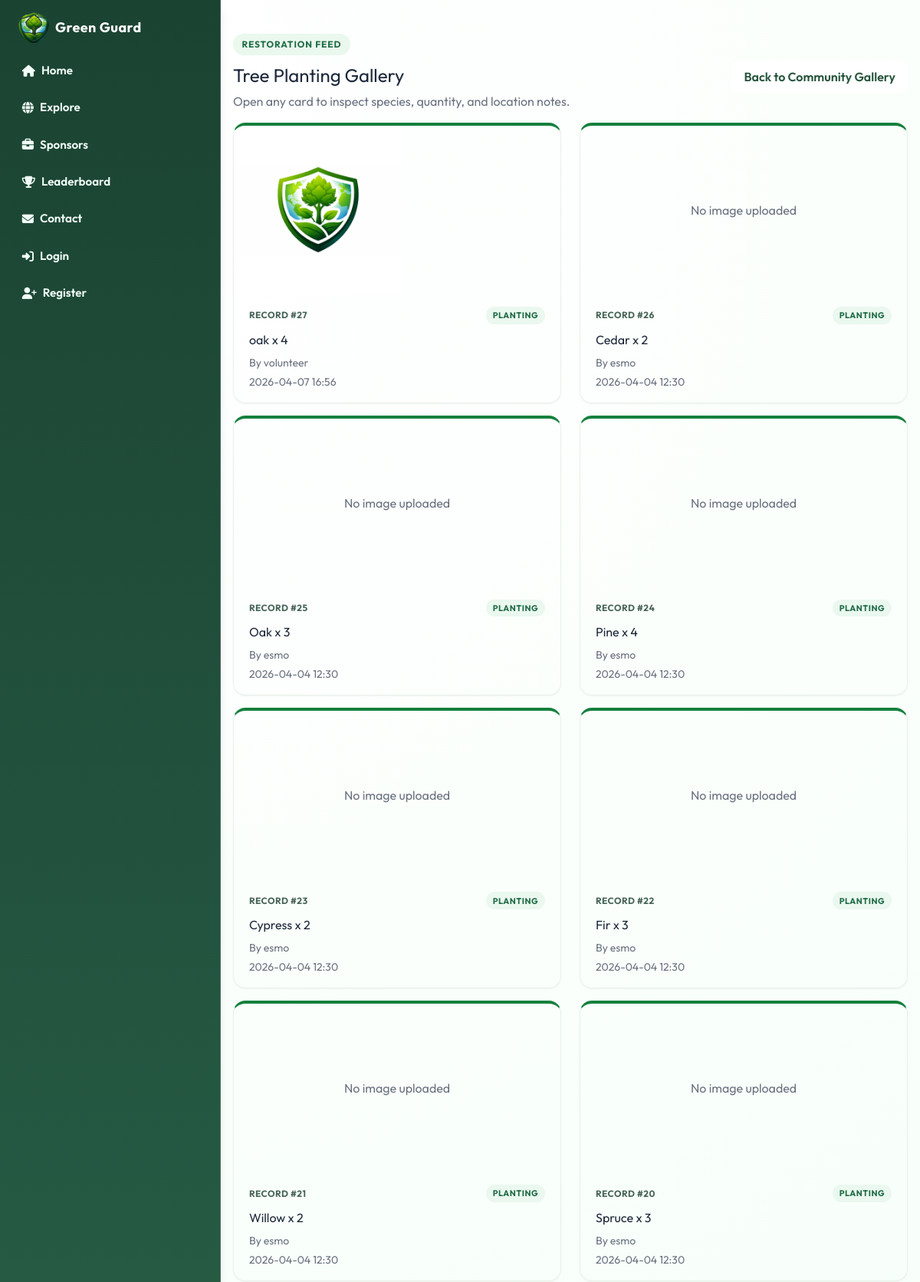
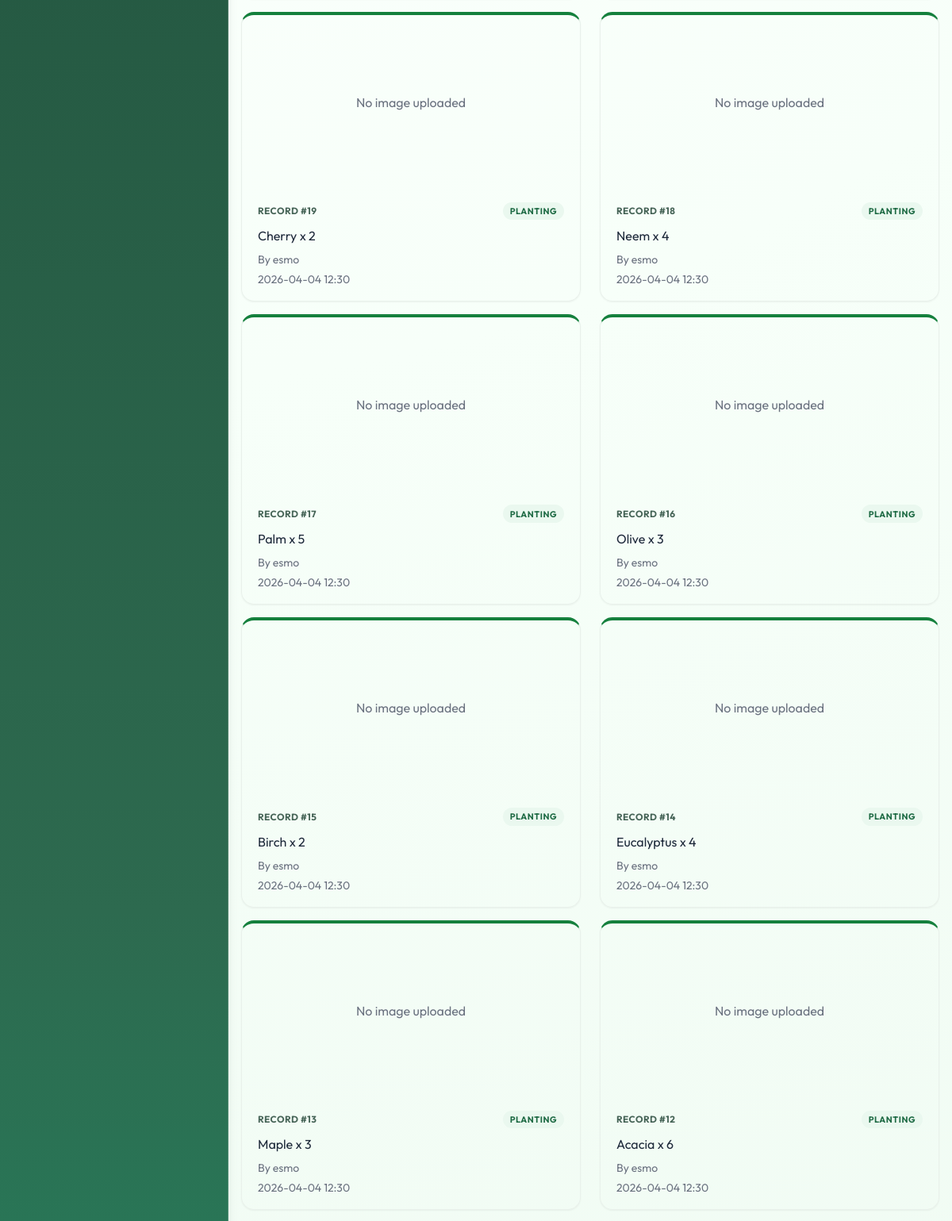
/reports/trees (upper part), run on the app's committed database (2 pictures, top to bottom).
### models.py (models this page shows)
class TreeRecord(db.Model):
    id = db.Column(db.Integer, primary_key=True)
    species = db.Column(db.String(120), nullable=False)
    quantity = db.Column(db.Integer, default=1, nullable=False)
    latitude = db.Column(db.Float, nullable=False)
    longitude = db.Column(db.Float, nullable=False)
    location_notes = db.Column(db.String(255))
    image_filename = db.Column(db.String(255))
    created_at = db.Column(
        db.DateTime, default=datetime.utcnow, nullable=False)
    user_id = db.Column(db.Integer, db.ForeignKey("user.id"), nullable=False)
    campaign_id = db.Column(
        db.Integer, db.ForeignKey("campaign.id"), nullable=True)

class User(UserMixin, db.Model):
    id = db.Column(db.Integer, primary_key=True)
    username = db.Column(db.String(80), unique=True, nullable=False)
    email = db.Column(db.String(120), unique=True, nullable=False)
    password_hash = db.Column(db.String(255), nullable=False)
    role = db.Column(db.String(30), default="individual", nullable=False)
    is_admin = db.Column(db.Boolean, default=False, nullable=False)
    created_at = db.Column(
        db.DateTime, default=datetime.utcnow, nullable=False)
    tree_records = db.relationship(
        "TreeRecord", backref="user", lazy=True, cascade="all, delete-orphan"
    )
    cutting_reports = db.relationship(
        "CuttingReport", backref="user", lazy=True, cascade="all, delete-orphan"
    )
    volunteer_signups = db.relationship(
        "VolunteerCampaignSignup", backref="user", lazy=True, cascade="all, delete-orphan"
    )
    support_donations = db.relationship(
        "SupportDonation", backref="user", lazy=True, cascade="all, delete-orphan"
    )
    created_campaigns = db.relationship(
        "Campaign", backref="creator", lazy=True, foreign_keys="Campaign.creator_user_id"
    )

### routes/reports.py (the view)
@reports_bp.route("/reports/trees")
def trees_gallery():
    trees = TreeRecord.query.order_by(TreeRecord.created_at.desc()).all()
    return render_template("trees_gallery.html", trees=trees)

### templates/trees_gallery.html (shortened to what this page needs)
{% extends 'base.html' %}
{% block content %}
  <section class="container my-5 gg-report-shell">
    <div class="gg-report-page-head mb-4">
      <div>
        <p class="gg-report-kicker mb-2">Restoration Feed</p>
        <h1 class="h3 mb-1">Tree Planting Gallery</h1>
        <p class="text-muted mb-0">Open any card to inspect species, quantity, and location notes.</p>
      </div>
      <a href="{{ url_for('reports.view_reports') }}" class="btn gg-btn-soft mt-3 mt-sm-0">Back to Community Gallery</a>
    </div>
    {% if trees %}
      <div class="row">
        {% for tree in trees %}
          <div class="col-md-6 col-lg-4 mb-4">
            <article class="card h-100 shadow-sm gg-gallery-card gg-report-gallery-card gg-report-gallery-success">
              {% if tree.image_filename %}
                {% if tree.image_filename.lower().endswith('.mp4') or tree.image_filename.lower().endswith('.mov') or tree.image_filename.lower().endswith('.webm') %}
                  <video controls class="card-img-top gg-gallery-thumb">
                    <source src="{{ url_for('static', filename='uploads/' ~ tree.image_filename) }}" />Your browser does not support video playback.
                  </video>
                {% else %}
                  <img src="{{ url_for('static', filename='uploads/' ~ tree.image_filename) }}" class="card-img-top gg-gallery-thumb" alt="Tree planting image" />
                {% endif %}
              {% else %}
                <div class="card-img-top gg-gallery-thumb d-flex align-items-center justify-content-center bg-light text-muted">No image uploaded</div>
              {% endif %}
              <div class="card-body">
                <div class="d-flex justify-content-between align-items-center mb-2">
                  <span class="gg-report-mini-label">Record #{{ tree.id }}</span>
                  <span class="gg-report-mini-pill">Planting</span>
                </div>
                <p class="h6 mb-2">{{ tree.species }} x {{ tree.quantity }}</p>
                <p class="mb-1 small text-muted">By {{ tree.user.username }}</p>
                <p class="mb-0 small text-muted">{{ tree.created_at.strftime('%Y-%m-%d %H:%M') }}</p>
              </div>
            </article>
          </div>
        {% endfor %}
      </div>
    {% else %}
      <div class="gg-report-empty">No tree records yet.</div>
    {% endif %}
  </section>
{% endblock %}

### static/css/style.css (style rules this page uses)
:root { --gg-green-dark: #2f6b47; --gg-green-mid: #5fa07c; --gg-green-soft: #ecf9f0; --gg-earth: #b8a398; --gg-blush: #dff3e5; --gg-sky: #d8efe0; --gg-lemon: #f1f8dc; --gg-text: #223229; --gg-shadow: 0 10px 24px rgba(74, 125, 95, 0.16); }
body { font-family: 'Outfit', sans-serif; background: radial-gradient(circle at 8% 4%, #ffffff 0%, #f7fff9 35%, #eefaf1 70%, #e7f6ea 100%); color: var(--gg-text); }
.card { border: 1px solid #edf3ee; border-radius: 14px; box-shadow: var(--gg-shadow); }
.gg-gallery-card { border-radius: 16px; overflow: hidden; transition: transform 0.25s ease, box-shadow 0.25s ease; }
.gg-report-shell { animation: gg-fade-up 0.45s ease; }
.gg-report-kicker { display: inline-flex; align-items: center; border-radius: 999px; background: #eaf8ee; color: #1f6b45; font-size: 0.74rem; font-weight: 700; letter-spacing: 0.08em; text-transform: uppercase; padding: 0.32rem 0.72rem; }
.gg-btn-danger, .gg-btn-success, .gg-btn-soft { border: none; border-radius: 10px; padding: 0.55rem 1rem; font-weight: 700; text-decoration: none; }
.gg-btn-soft { border: 1px solid #cadfd1; background: #ffffff; color: #27553d; }
.gg-report-page-head { display: flex; flex-wrap: wrap; align-items: center; justify-content: space-between; gap: 1rem; }
.gg-report-gallery-card { border: 1px solid #e9f1eb; }
.gg-report-gallery-success { border-top: 4px solid #15803d; }
.gg-report-mini-label { font-size: 0.74rem; font-weight: 700; color: #466457; letter-spacing: 0.04em; text-transform: uppercase; }
.gg-report-mini-pill { font-size: 0.68rem; border-radius: 999px; padding: 0.2rem 0.55rem; background: #eaf8ef; color: #1f6b45; font-weight: 700; letter-spacing: 0.05em; text-transform: uppercase; }
.gg-gallery-thumb { height: 220px; object-fit: cover; }
.btn, .form-control, .custom-select { border-radius: 10px; }
.container { width: 100%; max-width: 1120px; margin-left: auto; margin-right: auto; padding-left: 1rem; padding-right: 1rem; }
.row { display: flex; flex-wrap: wrap; margin-left: -0.75rem; margin-right: -0.75rem; }
[class*="col-"] { width: 100%; padding-left: 0.75rem; padding-right: 0.75rem; }
.col-md-3, .col-md-4, .col-md-5, .col-md-6, .col-md-8, .col-lg-5, .col-lg-8 { width: 100%; }
@media (min-width: 768px) { .col-md-6 { width: 50%; } }
.d-flex { display: flex; }
.align-items-center { align-items: center; }
.justify-content-between { justify-content: space-between; }
.justify-content-center { justify-content: center; }
.text-muted { color: #6b7280; }
.small, small { font-size: 0.875rem; }
.h3 { font-size: 1.5rem; }
.card-header, .card-body { padding: 1rem 1.25rem; }
.btn { display: inline-flex; align-items: center; justify-content: center; gap: 0.35rem; font-weight: 600; border: 1px solid transparent; padding: 0.5rem 0.95rem; cursor: pointer; text-decoration: none; }
.shadow-sm { box-shadow: 0 6px 18px rgba(74, 125, 95, 0.12); }
.h-100 { height: 100%; }
.mt-3 { margin-top: 1rem; }
.my-5 { margin-top: 3rem; margin-bottom: 3rem; }
.mb-0 { margin-bottom: 0; }
.mb-1 { margin-bottom: 0.25rem; }
.mb-2 { margin-bottom: 0.5rem; }
.mb-4 { margin-bottom: 1.5rem; }

### data on the page
TreeRecord: image_filename (picture), id "27", species "oak", quantity "4", user.username "volunteer", created_at "2026-04-07 16:56"
TreeRecord: shows "No image uploaded", id "26", species "Cedar", quantity "2", user.username "esmo", created_at "2026-04-04 12:30"
TreeRecord: shows "No image uploaded", id "25", species "Oak", quantity "3", user.username "esmo", created_at "2026-04-04 12:30"
TreeRecord: shows "No image uploaded", id "24", species "Pine", quantity "4", user.username "esmo", created_at "2026-04-04 12:30"
TreeRecord: shows "No image uploaded", id "23", species "Cypress", quantity "2", user.username "esmo", created_at "2026-04-04 12:30"
TreeRecord: shows "No image uploaded", id "22", species "Fir", quantity "3", user.username "esmo", created_at "2026-04-04 12:30"
TreeRecord: shows "No image uploaded", id "21", species "Willow", quantity "2", user.username "esmo", created_at "2026-04-04 12:30"
TreeRecord: shows "No image uploaded", id "20", species "Spruce", quantity "3", user.username "esmo", created_at "2026-04-04 12:30"
TreeRecord: shows "No image uploaded", id "19", species "Cherry", quantity "2", user.username "esmo", created_at "2026-04-04 12:30"
TreeRecord: shows "No image uploaded", id "18", species "Neem", quantity "4", user.username "esmo", created_at "2026-04-04 12:30"
TreeRecord: shows "No image uploaded", id "17", species "Palm", quantity "5", user.username "esmo", created_at "2026-04-04 12:30"
TreeRecord: shows "No image uploaded", id "16", species "Olive", quantity "3", user.username "esmo", created_at "2026-04-04 12:30"
TreeRecord: shows "No image uploaded", id "15", species "Birch", quantity "2", user.username "esmo", created_at "2026-04-04 12:30"
TreeRecord: shows "No image uploaded", id "14", species "Eucalyptus", quantity "4", user.username "esmo", created_at "2026-04-04 12:30"
TreeRecord: shows "No image uploaded", id "13", species "Maple", quantity "3", user.username "esmo", created_at "2026-04-04 12:30"
TreeRecord: shows "No image uploaded", id "12", species "Acacia", quantity "6", user.username "esmo", created_at "2026-04-04 12:30"
